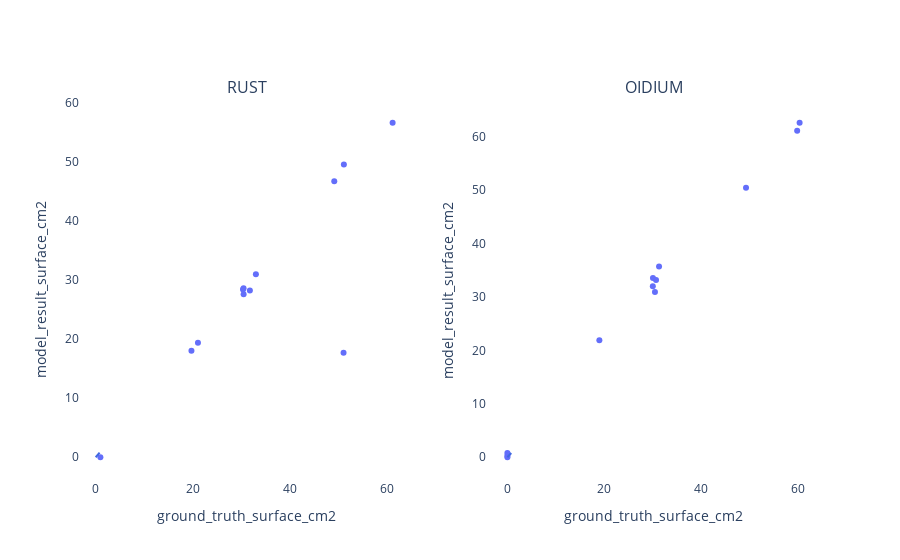

The cell this chart's notebook holds for it:
### Code cell
import plotly.subplots as sp
import plotly.graph_objects as go
import plotly.express as px

# Create a subplot with 1 row and 2 columns
fig = sp.make_subplots(rows=1, cols=2, subplot_titles=['RUST', 'OIDIUM'])

# Add scatter plot for 'RUST' class to the first subplot
fig.add_trace(
    px.scatter(df_rust, x='ground_truth_surface_cm2', y='model_result_surface_cm2', hover_data=['image']).data[0],
    row=1, col=1
)

# Add scatter plot for 'OIDIUM' class to the second subplot
fig.add_trace(
    px.scatter(df_oidium, x='ground_truth_surface_cm2', y='model_result_surface_cm2', hover_data=['image']).data[0],
    row=1, col=2
)

# Get the maximum value for x and y axes
max_value = max(df['ground_truth_surface_cm2'].max(), df['model_result_surface_cm2'].max())

# Add line y=x to both subplots
line1 = go.layout.Shape(type="line", x0=0, y0=0, x1=0.8, y1=0.8, line=dict(color="RoyalBlue", width=2))
line2 = go.layout.Shape(type="line", x0=0, y0=0, x1=0.8, y1=0.8, line=dict(color="RoyalBlue", width=2))
fig.add_shape(line1, row=1, col=1)
fig.add_shape(line2, row=1, col=2)

# Update xaxis and yaxis properties
fig.update_xaxes(title_text='ground_truth_surface_cm2', row=1, col=1)
fig.update_yaxes(title_text='model_result_surface_cm2', row=1, col=1)
fig.update_xaxes(title_text='ground_truth_surface_cm2', row=1, col=2)
fig.update_yaxes(title_text='model_result_surface_cm2', row=1, col=2)

# Update layout to remove background color
fig.update_layout(plot_bgcolor='rgba(0,0,0,0)')

# Show the plot
fig.show()

### Figure 1 — Plotly figure (JSON) as saved in the notebook; plotly's stock layout.template omitted (floating-point values rounded to 4 significant figures)
{"data": [{"customdata": [["8"], ["9"], ["13"], ["11"], ["10"], ["4"], ["5"], ["7"], ["6"], ["2"], ["3"], ["1"]], "hovertemplate": "ground_truth_surface_cm2=%{x}<br>model_result_surface_cm2=%{y}<br>image=%{customdata[0]}<extra></extra>", "legendgroup": "", "marker": {"color": "#636efa", "symbol": "circle"}, "mode": "markers", "name": "", "orientation": "v", "showlegend": false, "type": "scatter", "x": [19.7, 30.3, 0.9625, 49.08, 30.42, 50.99, 21.04, 30.43, 32.96, 61.09, 31.72, 51.06], "xaxis": "x", "y": [18.02, 28.39, 0, 46.76, 28.63, 17.69, 19.39, 27.6, 30.98, 56.64, 28.23, 49.57], "yaxis": "y"}, {"customdata": [["8"], ["9"], ["13"], ["11"], ["10"], ["4"], ["5"], ["7"], ["6"], ["2"], ["3"], ["1"]], "hovertemplate": "ground_truth_surface_cm2=%{x}<br>model_result_surface_cm2=%{y}<br>image=%{customdata[0]}<extra></extra>", "legendgroup": "", "marker": {"color": "#636efa", "symbol": "circle"}, "mode": "markers", "name": "", "orientation": "v", "showlegend": false, "type": "scatter", "x": [31.29, 0, 30.03, 0, 18.97, 0, 30.45, 30.0, 30.67, 59.79, 49.24, 60.29], "xaxis": "x2", "y": [35.65, 0.8176, 33.51, 0.2673, 21.87, 0, 30.92, 31.98, 33.16, 61.06, 50.41, 62.55], "yaxis": "y2"}], "layout": {"annotations": [{"font": {"size": 16}, "showarrow": false, "text": "RUST", "x": 0.225, "xanchor": "center", "xref": "paper", "y": 1, "yanchor": "bottom", "yref": "paper"}, {"font": {"size": 16}, "showarrow": false, "text": "OIDIUM", "x": 0.775, "xanchor": "center", "xref": "paper", "y": 1, "yanchor": "bottom", "yref": "paper"}], "plot_bgcolor": "rgba(0,0,0,0)", "shapes": [{"line": {"color": "RoyalBlue", "width": 2}, "type": "line", "x0": 0, "x1": 0.8, "xref": "x", "y0": 0, "y1": 0.8, "yref": "y"}, {"line": {"color": "RoyalBlue", "width": 2}, "type": "line", "x0": 0, "x1": 0.8, "xref": "x2", "y0": 0, "y1": 0.8, "yref": "y2"}], "xaxis": {"anchor": "y", "domain": [0, 0.45], "title": {"text": "ground_truth_surface_cm2"}}, "xaxis2": {"anchor": "y2", "domain": [0.55, 1], "title": {"text": "ground_truth_surface_cm2"}}, "yaxis": {"anchor": "x", "domain": [0, 1], "title": {"text": "model_result_surface_cm2"}}, "yaxis2": {"anchor": "x2", "domain": [0, 1], "title": {"text": "model_result_surface_cm2"}}}}
